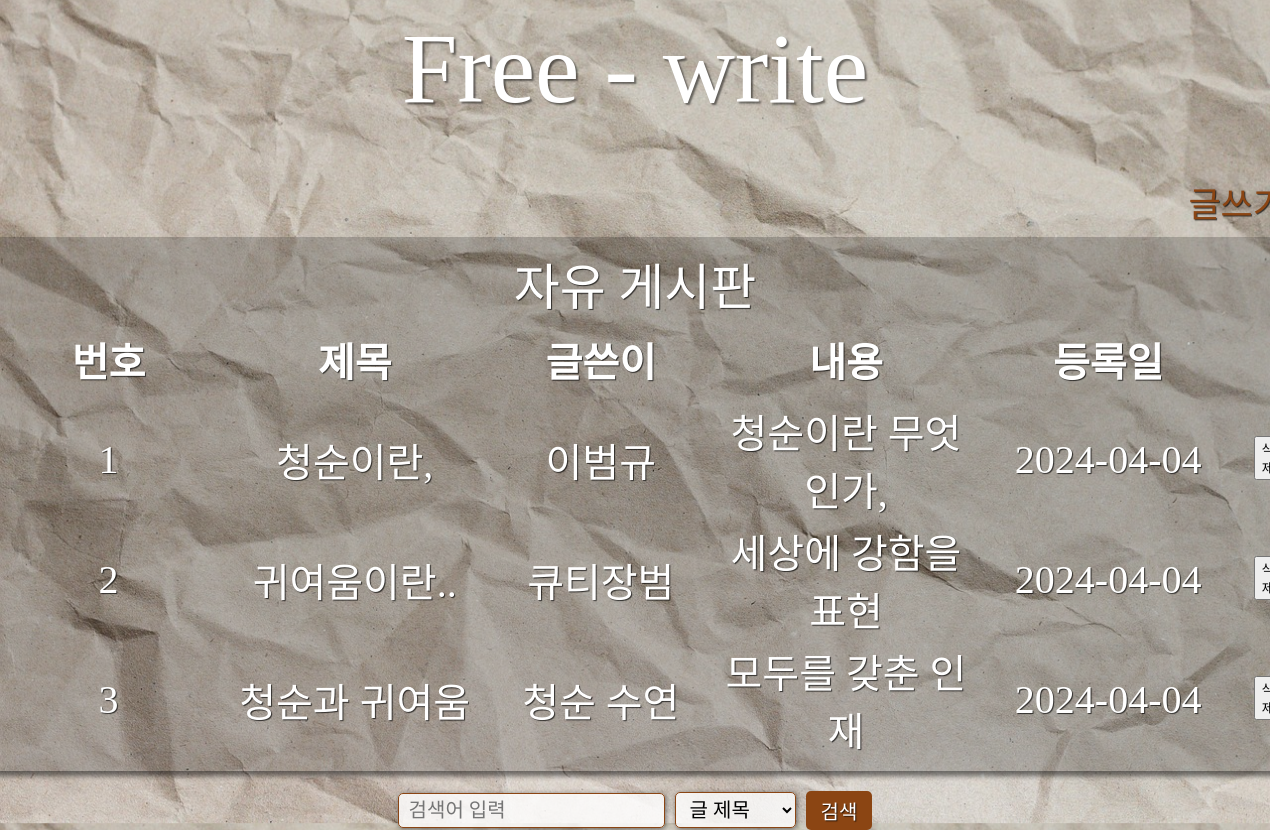
The page / on the database its author committed.
### app.py (models this page shows)
class Post(db.Model):
    id = db.Column(db.Integer, primary_key=True)
    username = db.Column(db.String, nullable=False)
    subject = db.Column(db.String, nullable=False)
    content = db.Column(db.Text(), nullable=False)
    create_date = db.Column(db.DateTime(), nullable=False)

### app.py (the view)
@app.route('/')
def home():
    posts = Post.query.all()
    ids = [post.id for post in posts]
    usernames = [post.username for post in posts]
    subjects = [post.subject for post in posts]
    contents = [post.content for post in posts]
    create_dates = [post.create_date for post in posts]
    return render_template('index.html', posts=posts, ids=ids, usernames=usernames, subjects=subjects, contents=contents, create_dates=create_dates)

### templates/index.html (shortened to what this page needs)
<!DOCTYPE html>
<html lang="en">
<head>
</head>
<body>
	<div class="container">
		<nav class="navbar navbar-expand-lg">
			<div class="container-fluid">
				<a class="navbar-brand" href="{{ url_for('home')}}">Free - write</a>
			</div>
		</nav>
	</div>
	<div class="bttn">
		<a class="btn btn-primary" href="{{ url_for('post_add')}}" role="button">글쓰기</a>
	</div>
	<div class="board-list">
		<table>
			<caption style="font-size: 50px;">자유 게시판</caption>
			<thead>
				<tr>
					<th>번호</th>
					<th>제목</th>
					<th>글쓴이</th>
					<th>내용</th>
					<th>등록일</th>
				</tr>
			</thead>
			<tbody>
				{% if posts %}
				{% for i in range(0, ids|length) %}
				<tr>
					<td>{{ ids[i] }}</td>
					<td><a href="{{url_for('comment_add', post_id=ids[i])}}">{{ subjects[i] }}</a></td>
					<td>{{ usernames[i] }}</td>
					<td>{{ contents[i][0:10] }}</td>
					<td>{{ create_dates[i].strftime('%Y-%m-%d') }}</td>
					<td></td>
					<td><button class="delete-button" data-post-id="{{ ids[i] }}">삭제</button></td>
				</tr>
				{% endfor %}
				{% else %}
				<td>게시글이 없습니다.</td>
				{% endif %}
			</tbody>
		</table>
	</div>
	<div class="comment-search">
		<input type="text" id="commentSearchInput" placeholder="검색어 입력">
		<select id="searchOption">
			<option value="postTitle">글 제목</option>
		</select>
		<button onclick="searchComments()">검색</button>
	</div>
</body>
</html>

### templates/index.html (style rules this page uses)
body { margin: 0; padding: 0; display: flex; justify-content: center; align-items: center; flex-direction: column; height: 100vh; background-image: url("/static/paper-3155438_1280.jpg"); background-size: cover; background-position: center; }
.container { width: 100%; top: 0; z-index: 1000; }
.navbar { font-family: 'continuous'; display: flex; justify-content: center; align-items: center; padding: 40px 0; }
.navbar-brand { font-size: 100px; color: white; text-shadow: 2px 2px 2px rgba(0, 0, 0, 0.5); text-decoration: none; }
.bttn { display: flex; width: 400%; max-width: 1300px; justify-content: flex-end; text-align: right; padding: 10px; }
.btn { font-family: 'InkLipquid'; font-size: 35px; color: saddlebrown; text-shadow: 1px 1px 1px rgba(0, 0, 0, 0.7); text-decoration: none; }
.board-list { font-family: 'InkLipquid'; font-size: 40px; color: white; text-shadow: 1px 1px 1px rgba(0, 0, 0, 0.7); display: flex; justify-content: center; align-items: center; padding: 10px 0; width: 400%; max-width: 1300px; margin: 0; background-color: rgba(0, 0, 0, 0.2); border-radius: 10px; box-shadow: 5px 5px 5px rgba(0, 0, 0, 0.5); }
.board-list th { width: 1600px; padding: 10px; padding-right: 10px; }
td { text-align: center; }
td a { color: white; text-decoration: none; }
.comment-search { display: flex; justify-content: center; align-items: center; margin-top: 20px; font-family: 'InkLipquid'; color: saddlebrown; }
.comment-search input[type="text"], .comment-search select { font-family: 'InkLipquid'; font-size: 20px; padding: 5px 10px; margin-right: 10px; background-color: rgba(255, 255, 255, 0.8); border: 1px solid saddlebrown; border-radius: 5px; box-shadow: 1px 1px 5px rgba(0, 0, 0, 0.5); }
.comment-search button { font-family: 'InkLipquid'; font-size: 20px; color: white; background-color: saddlebrown; border: none; border-radius: 5px; padding: 5px 15px; cursor: pointer; text-shadow: 1px 1px 1px rgba(0, 0, 0, 0.7); transition: background-color 0.3s ease; }

### rows shown on the page
Post: subject "청순이란,", username "이범규", content "청순이란 무엇인가,", create_date "2024-04-04"
Post: subject "귀여움이란..", username "큐티장범", content "세상에 강함을 표현", create_date "2024-04-04"
Post: subject "청순과 귀여움", username "청순 수연", content "모두를 갖춘 인재", create_date "2024-04-04"

### other values the page prints
{{ ids[i] }} "1" "2" "3"
